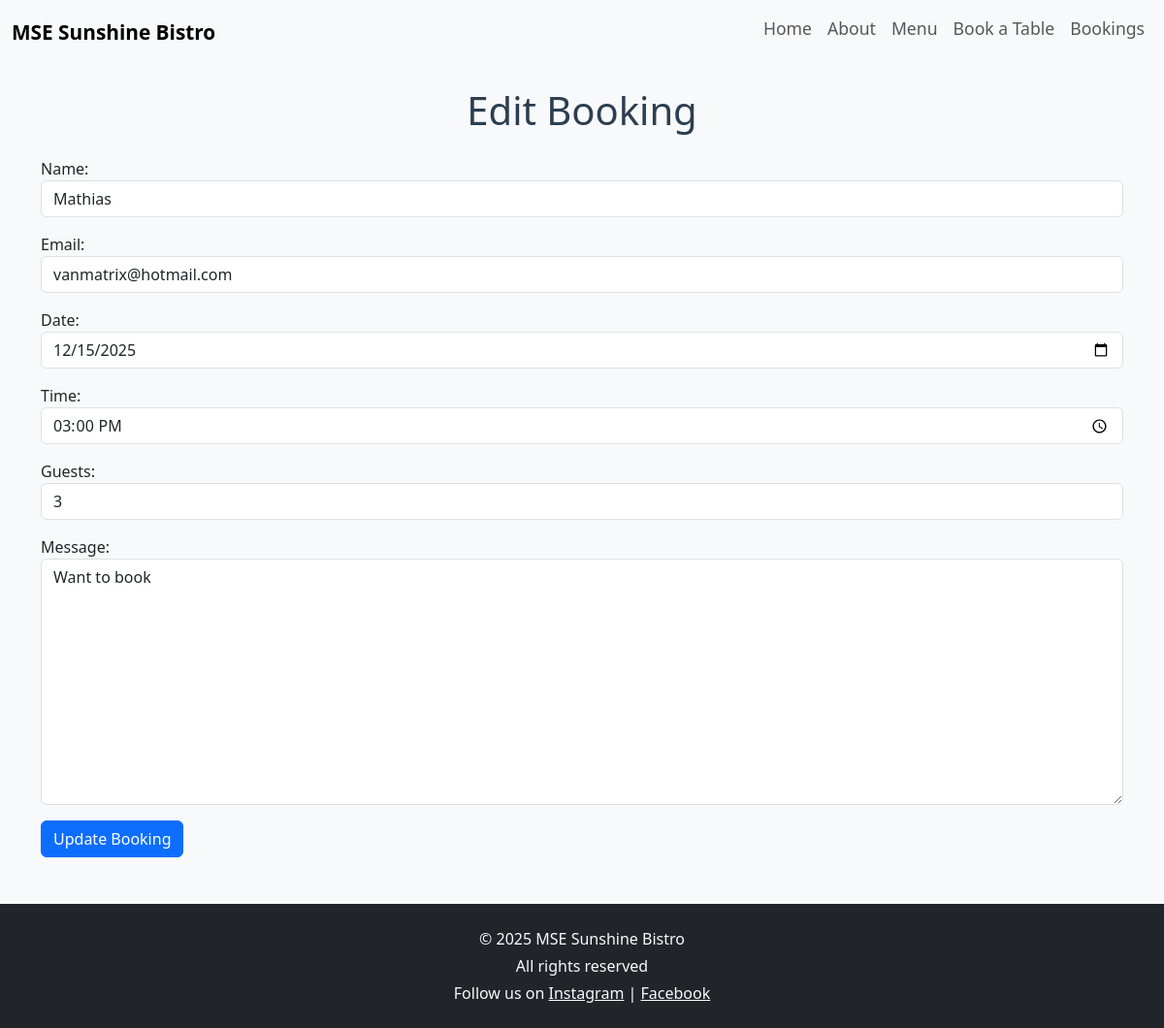
The app's page /booking/edit/1/ with its own data.
### booking/models.py (models this page shows, shortened)
class Booking(models.Model):
    name = models.CharField(max_length=100)
    email = models.EmailField()
    date = models.DateField()
    time = models.TimeField()
    guests = models.IntegerField()
    message = models.TextField(blank=True)
    created_on = models.DateTimeField(auto_now_add=True)
    STATUS_CHOICES = (
        ("pending", "Pending"),
        ("confirmed", "Confirmed"),
        ("cancelled", "Cancelled"),
    )
    status = models.CharField(
        max_length=10,
        choices=STATUS_CHOICES,
        default="pending"
    )

### booking/views.py (the view)
# urls.py: path("edit/<int:booking_id>/", views.booking_edit, name="booking_edit"),
def booking_edit(request, booking_id):
    booking = get_object_or_404(Booking, id=booking_id)
    if request.method == "POST":
        form = BookingForm(request.POST, instance=booking)
        if form.is_valid():
            form.save()
            return redirect("booking_list")
    else:
        form = BookingForm(instance=booking)
    return render(
        request,
        "booking/booking_edit.html",
        {"form": form, "booking": booking},
    )

### booking/forms.py
class BookingForm(forms.ModelForm):
    class Meta:
        model = Booking
        fields = ["name", "email", "date", "time", "guests", "message"]
        widgets = {
            "name": forms.TextInput(attrs={"class": "form-control"}),
            "email": forms.EmailInput(attrs={"class": "form-control"}),
            "date": DateInput(attrs={"class": "form-control"}),
            "time": TimeInput(attrs={"class": "form-control"}),
            "guests": forms.NumberInput(attrs={"class": "form-control"}),
            "message": forms.Textarea(attrs={"class": "form-control"}),
        }

### booking/templates/booking/booking_edit.html (shortened to what this page needs)
{% extends "base.html" %}
{% block content %}
<h1 class="mb-4 text-center">Edit Booking</h1>
<form method="post">
    {{ form.as_p }}
    <button type="submit" class="btn btn-primary">Update Booking</button>
</form>
{% endblock %}

### static/css/style.css (style rules this page uses)
body { background-color: #f8f9fa; }
h1, h2 { color: #2c3e50; }

### records on screen
Booking: name "Mathias", email "vanmatrix@hotmail.com", date "12/15/2025", time "15:00:00", guests "3", message "Want to book"
